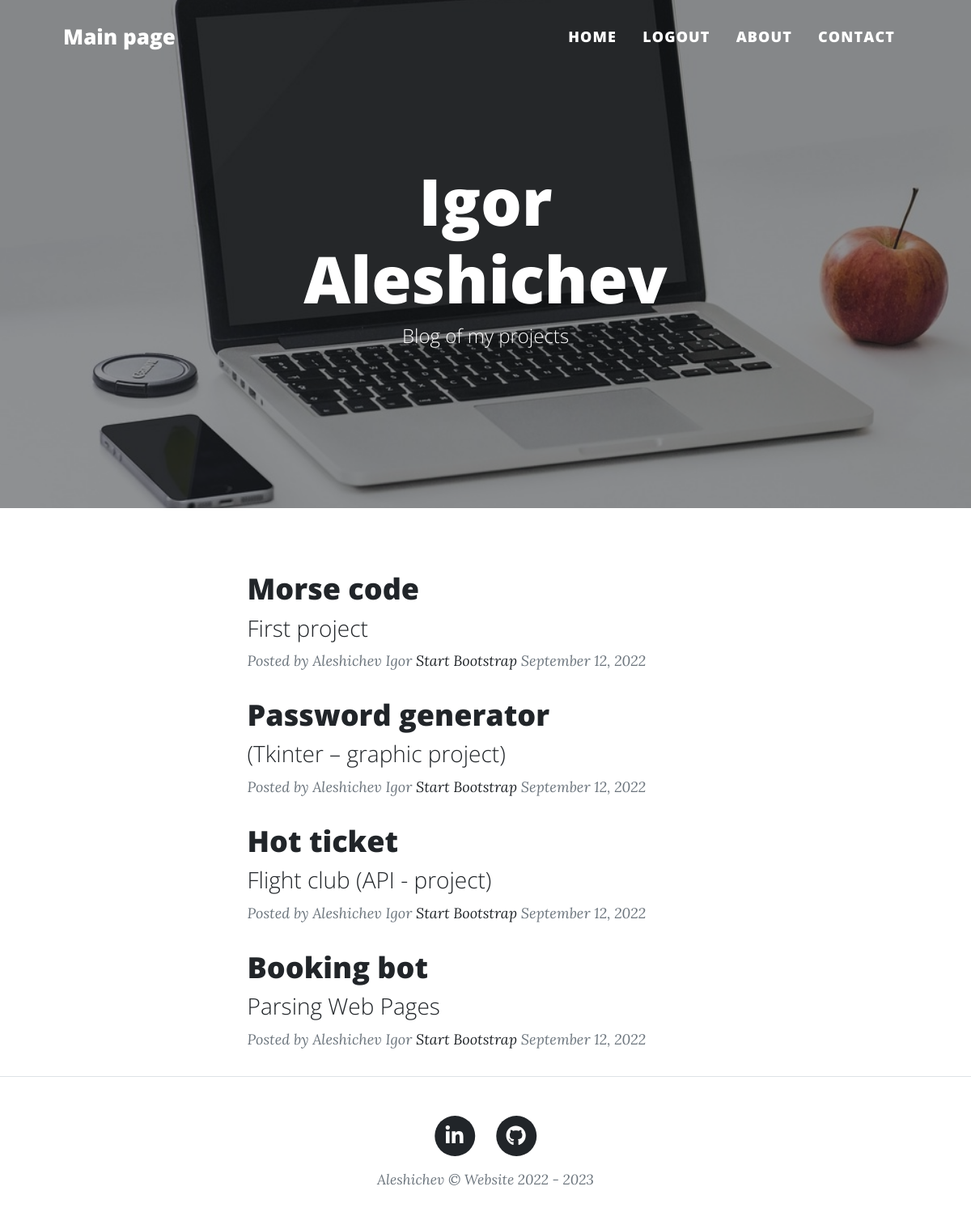
/ (signed in), run on the app's committed database.
### main.py (models this page shows)
class BlogPost(db.Model):
    __tablename__ = "blog_posts"
    id = db.Column(db.Integer, primary_key=True)
    author_id = db.Column(db.Integer, db.ForeignKey("users.id"))
    author = relationship("User", back_populates="posts")
    title = db.Column(db.String(250), unique=True, nullable=False)
    subtitle = db.Column(db.String(250), nullable=False)
    date = db.Column(db.String(250), nullable=False)
    body = db.Column(db.Text, nullable=False)
    img_url = db.Column(db.String(250), nullable=False)
    comments = relationship("Comment", back_populates="parent_post")

class User(UserMixin, db.Model):
    __tablename__ = "users"
    id = db.Column(db.Integer, primary_key=True)
    email = db.Column(db.String(100), unique=True)
    password = db.Column(db.String(100))
    name = db.Column(db.String(1000))
    posts = relationship("BlogPost", back_populates="author")
    comments = relationship("Comment", back_populates="comment_author")

### main.py (the view)
@app.route("/")
def home():
    posts = BlogPost.query.order_by(BlogPost.date).all()
    return render_template("index.html", all_posts=posts, current_user=current_user)

### main.py (called while the page is built)
@login_manager.user_loader
def load_user(user_id):
    return User.query.get(int(user_id))

### templates/index.html (shortened to what this page needs)
{% include "header.html" %}
        <header class="masthead" style="background-image: url('static/assets/img/home-bg.jpg')">
            <div class="container position-relative px-4 px-lg-5">
                <div class="row gx-4 gx-lg-5 justify-content-center">
                    <div class="col-md-10 col-lg-8 col-xl-7">
                        <div class="site-heading">
                            <h1>Igor Aleshichev</h1>
                            <span class="subheading">Blog of my projects</span>
                        </div>
                    </div>
                </div>
            </div>
        </header>
        <div class="container px-4 px-lg-5">
            <div class="row gx-4 gx-lg-5 justify-content-center">
                <div class="col-md-10 col-lg-8 col-xl-7">
                    {% for post in all_posts:%}
                    <div class="post-preview">
                        <a href="{{ url_for ('post', index=post.id )}}">
                            <h2 class="post-title">{{post.title}}</h2>
                            <h3 class="post-subtitle">{{post.subtitle}}</h3>
                        </a>
                        <p class="post-meta">
                            Posted by {{post.author.name}}
                            <a href="#!">Start Bootstrap</a>
                            {{post.date}}
                        </p>
                    </div>
                    {% endfor %}
                </div>
            </div>
        </div>
{% include "footer.html" %}

### data on the page
BlogPost: title "Morse code", subtitle "First project", author.name "Aleshichev Igor", date "September 12, 2022"
BlogPost: title "Password generator", subtitle "(Tkinter – graphic project)", author.name "Aleshichev Igor", date "September 12, 2022"
BlogPost: title "Hot ticket", subtitle "Flight club (API - project)", author.name "Aleshichev Igor", date "September 12, 2022"
BlogPost: title "Booking bot", subtitle "Parsing Web Pages", author.name "Aleshichev Igor", date "September 12, 2022"
